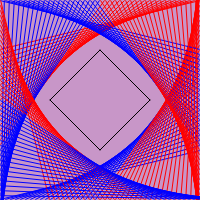
Frame 1 (no input)
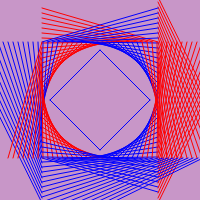
Frame 60 (no input)
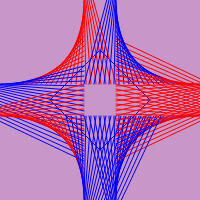
Frame 120 (the mouse pressed at the canvas centre since frame 60)

The p5.js sketch that drew these frames (run headless with seeded random() and noise() and a simulated clock; from frame 60 on, the mouse is pressed at the canvas centre):

// p5.js sketch
// ── sketch.js
// 最終課題を制作しよう
function setup(){
  createCanvas(200, 200);
  count = 0;
  cycle = 100;
  square(50,100,100,50,150,100,100,150)
}

function draw(){
  background(200,150,200);
  count = (count + 0.7) % cycle;
  console.log(count);
  square(50,100,100,50,150,100,100,150)
  function square (x1,y1,x2,y2,x3,y3,x4,y4){
    line(x1,y1,x2,y2)
    line(x2,y2,x3,y3)
    line(x3,y3,x4,y4)
    line(x4,y4,x1,y1)
  }
  for(let i = 0; i < 40; i++){
    if(i<20){
      stroke(255,0,0);}
    else{
      stroke(0,0,255)}
    line(count%cycle,5*i+50-count%cycle,200-5*i-count%cycle,count%cycle);
    if(keyIsDown(" ".charCodeAt(0))){
      count = (count*1.0001) % cycle;
      }
  }
  for(let i = 0; i < 40; i++){
    if(i<20){
      stroke(0,0,255);}
    else{
      stroke(255,0,0)}
    line(5*i+count%cycle,200-count%cycle,200-count%cycle,150-5*i+count%cycle);
    if(keyIsDown(" ".charCodeAt(0))){
      count = (count*1.0001) % cycle;
      }
  }
  for(let i = 0; i < 40; i++){
    if(i<20){
      stroke(0,0,255);}
    else{
      stroke(255,0,0)}
    line(5*i+count%cycle,count%cycle,200-count%cycle,50+5*i-count%cycle);
    if(keyIsDown(" ".charCodeAt(0))){
      count = (count*1.0001) % cycle;
    }
  }
  for(let i = 0; i < 40; i++){
    if(i<20){
      stroke(255,0,0);}
    else{
      stroke(0,0,255)}
    line(count%cycle,5*i+count%cycle,50+5*i-count%cycle,200-count%cycle);
    if(keyIsDown(" ".charCodeAt(0))){
      count = (count*1.0001) % cycle;
      }
  }
  //ellipse(width / 2, height / 2,100-count%cycle/1.3)
    //fill(255,0,0)
    //if(keyIsDown(" ".charCodeAt(0))){
    //count = (count*1.0001 + 1) % cycle;
    //}
}
